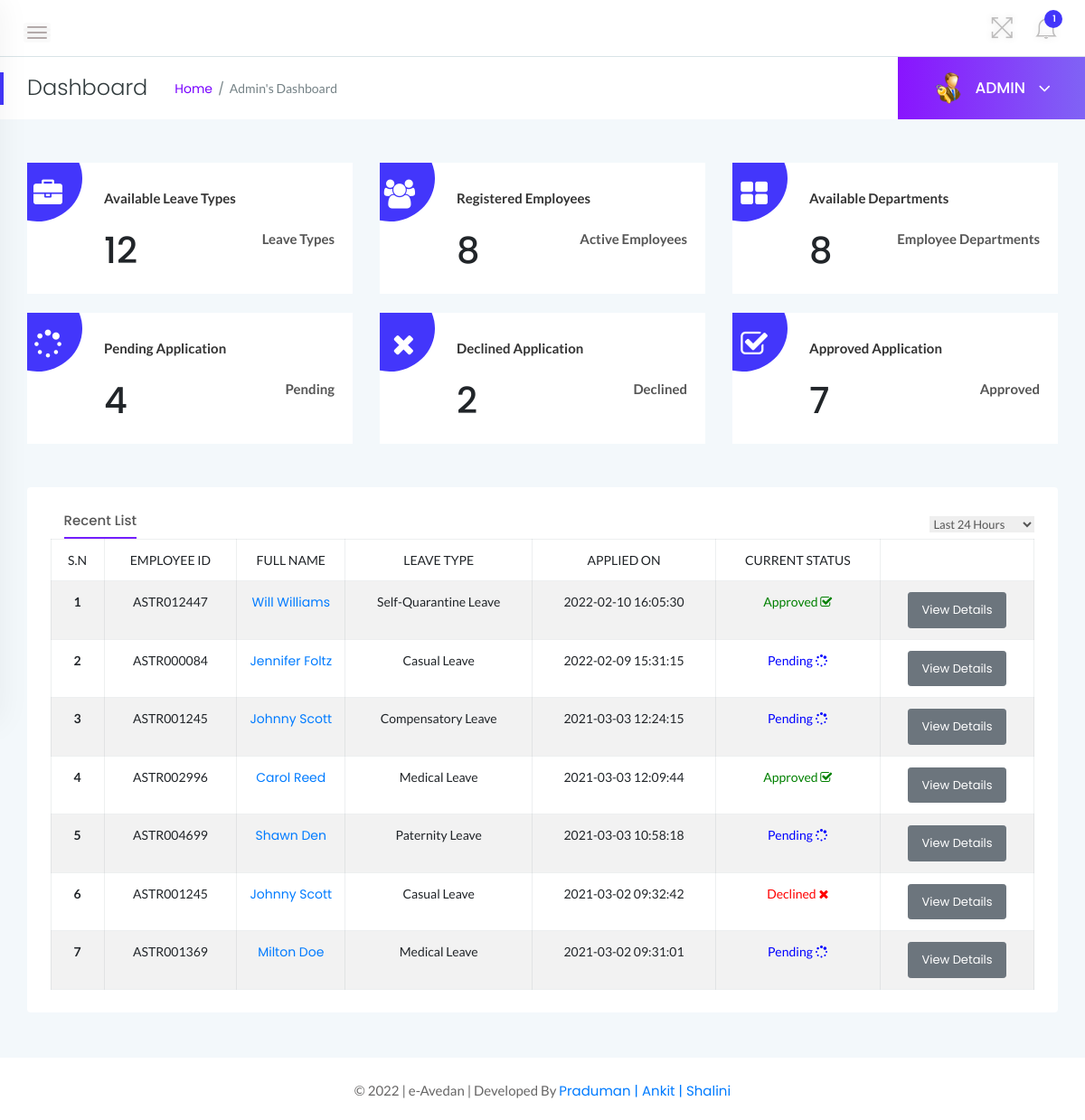
Screenshot of /admin/dashboard.php (signed in) with the database file from the repository.
### tables this page shows
CREATE TABLE `tblleaves` (
  `id` int(11) NOT NULL,
  `LeaveType` varchar(110) NOT NULL,
  `ToDate` varchar(120) NOT NULL,
  `FromDate` varchar(120) NOT NULL,
  `Description` mediumtext NOT NULL,
  `PostingDate` timestamp NOT NULL DEFAULT CURRENT_TIMESTAMP,
  `AdminRemark` mediumtext,
  `AdminRemarkDate` varchar(120) DEFAULT NULL,
  `Status` int(1) NOT NULL,
  `IsRead` int(1) NOT NULL,
  `empid` int(11) DEFAULT NULL
);

CREATE TABLE `tblemployees` (
  `id` int(11) NOT NULL,
  `EmpId` varchar(100) NOT NULL,
  `FirstName` varchar(150) NOT NULL,
  `LastName` varchar(150) NOT NULL,
  `EmailId` varchar(200) NOT NULL,
  `Password` varchar(180) NOT NULL,
  `Gender` varchar(100) NOT NULL,
  `Dob` varchar(100) NOT NULL,
  `Department` varchar(255) NOT NULL,
  `Address` varchar(255) NOT NULL,
  `City` varchar(200) NOT NULL,
  `Country` varchar(150) NOT NULL,
  `Phonenumber` char(11) NOT NULL,
  `Status` int(1) NOT NULL,
  `RegDate` timestamp NOT NULL DEFAULT CURRENT_TIMESTAMP
);

### admin/dashboard.php (the view, shortened to what this page needs)
<?php
    if(strlen($_SESSION['alogin'])==0){
        header('location:index.php');
    } else {
?>
<!doctype html>
<html class="no-js" lang="en">
<head>
    <link rel="stylesheet" href="../assets/css/bootstrap.min.css">
    <link rel="stylesheet" href="../assets/css/font-awesome.min.css">
    <link rel="stylesheet" href="../assets/css/themify-icons.css">
    <link rel="stylesheet" href="../assets/css/metisMenu.css">
    <link rel="stylesheet" href="../assets/css/owl.carousel.min.css">
    <link rel="stylesheet" href="../assets/css/slicknav.min.css">
    <link rel="stylesheet" href="https://www.amcharts.com/lib/3/plugins/export/export.css" type="text/css" media="all" />
    <link rel="stylesheet" href="../assets/css/typography.css">
    <link rel="stylesheet" href="../assets/css/default-css.css">
    <link rel="stylesheet" href="../assets/css/styles.css">
    <link rel="stylesheet" href="../assets/css/responsive.css">
</head>
<body>
    <div class="page-container">
        <div class="main-content">
            <div class="header-area">
                <div class="row align-items-center">
                    <div class="col-md-6 col-sm-8 clearfix">
                        <div class="nav-btn pull-left">
                            <span></span>
                            <span></span>
                            <span></span>
                        </div>
                    </div>
                    <div class="col-md-6 col-sm-4 clearfix">
                        <ul class="notification-area pull-right">
                            <li id="full-view"><i class="ti-fullscreen"></i></li>
                            <?php include '../includes/admin-notification.php'?>
                        </ul>
                    </div>
                </div>
            </div>
            <div class="page-title-area">
                <div class="row align-items-center">
                    <div class="col-sm-6">
                        <div class="breadcrumbs-area clearfix">
                            <h4 class="page-title pull-left">Dashboard</h4>
                            <ul class="breadcrumbs pull-left">
                                <li><a href="dashboard.php">Home</a></li>
                                <li><span>Admin's Dashboard</span></li>
                            </ul>
                        </div>
                    </div>
                    <div class="col-sm-6 clearfix">
                        <div class="user-profile pull-right">
                            <img class="avatar user-thumb" src="../assets/images/admin.png" alt="avatar">
                            <h4 class="user-name dropdown-toggle" data-toggle="dropdown">ADMIN <i class="fa fa-angle-down"></i></h4>
                        </div>
                    </div>
                </div>
            </div>
            <div class="main-content-inner">
                <div class="sales-report-area mt-5 mb-5">
                    <div class="row">
                        <div class="col-md-4">
                            <div class="single-report mb-xs-30">
                                <div class="s-report-inner pr--20 pt--30 mb-3">
                                    <div class="icon"><i class="fa fa-briefcase"></i></div>
                                    <div class="s-report-title d-flex justify-content-between">
                                        <h4 class="header-title mb-0">Available Leave Types</h4>
                                    </div>
                                    <div class="d-flex justify-content-between pb-2">
                                        <h1><?php include 'counters/leavetype-counter.php'?></h1>
                                        <span>Leave Types</span>
                                    </div>
                                </div>
                            </div>
                        </div>
                        <div class="col-md-4">
                            <div class="single-report mb-xs-30">
                                <div class="s-report-inner pr--20 pt--30 mb-3">
                                    <div class="icon"><i class="fa fa-users"></i></div>
                                    <div class="s-report-title d-flex justify-content-between">
                                        <h4 class="header-title mb-0">Registered Employees</h4>
                                    </div>
                                    <div class="d-flex justify-content-between pb-2">
                                        <h1><?php include 'counters/emp-counter.php'?></h1>
                                        <span>Active Employees</span>
                                    </div>
                                </div>
                            </div>
                        </div>
                        <div class="col-md-4">
                            <div class="single-report">
                                <div class="s-report-inner pr--20 pt--30 mb-3">
                                    <div class="icon"><i class="fa fa-th-large"></i></div>
                                    <div class="s-report-title d-flex justify-content-between">
                                        <h4 class="header-title mb-0">Available Departments</h4>
                                    </div>
                                    <div class="d-flex justify-content-between pb-2">
                                        <h1><?php include 'counters/dept-counter.php'?></h1>
                                        <span>Employee Departments</span>
                                    </div>
                                </div>
                            </div>
                        </div>
                    </div>
                    <br>
                    <div class="row">
                        <div class="col-md-4">
                            <div class="single-report mb-xs-30">
                                <div class="s-report-inner pr--20 pt--30 mb-3">
                                    <div class="icon"><i class="fa fa-spinner"></i></div>
                                    <div class="s-report-title d-flex justify-content-between">
                                        <h4 class="header-title mb-0">Pending Application</h4>
                                    </div>
                                    <div class="d-flex justify-content-between pb-2">
                                        <h1><?php include 'counters/pendingapp-counter.php'?></h1>
                                        <span>Pending</span>
                                    </div>
                                </div>
                            </div>
                        </div>
                        <div class="col-md-4">
                            <div class="single-report mb-xs-30">
                                <div class="s-report-inner pr--20 pt--30 mb-3">
                                    <div class="icon"><i class="fa fa-times"></i></div>
                                    <div class="s-report-title d-flex justify-content-between">
                                        <h4 class="header-title mb-0">Declined Application</h4>
                                    </div>
                                    <div class="d-flex justify-content-between pb-2">
                                        <h1><?php include 'counters/declineapp-counter.php'?></h1>
                                        <span>Declined</span>
                                    </div>
                                </div>
                            </div>
                        </div>
                        <div class="col-md-4">
                            <div class="single-report">
                                <div class="s-report-inner pr--20 pt--30 mb-3">
                                    <div class="icon"><i class="fa fa-check-square-o"></i></div>
                                    <div class="s-report-title d-flex justify-content-between">
                                        <h4 class="header-title mb-0">Approved Application</h4>
                                    </div>
                                    <div class="d-flex justify-content-between pb-2">
                                        <h1><?php include 'counters/approvedapp-counter.php'?></h1>
                                        <span>Approved</span>
                                    </div>
                                </div>
                            </div>
                        </div>
                    </div>
                </div>
                <div class="row">
                    <div class="col-12">
                        <div class="card">
                            <div class="card-body">
							<div class="d-sm-flex justify-content-between align-items-center">
                                    <div class="trd-history-tabs">
                                        <ul class="nav" role="tablist">
                                            <li>
                                                <a class="active" data-toggle="tab" href="dashboard.php" role="tab">Recent List</a>
                                            </li>
                                        </ul>
                                    </div>
                                    <select class="custome-select border-0 pr-3">
                                        <option selected>Last 24 Hours</option>
                                    </select>
                                </div>
                                        <div class="single-table">
                                            <div class="table-responsive">
                                                <table class="table table-hover table-bordered table-striped progress-table text-center">
                                                <thead class="text-uppercase">
                                                <tr>
                                                        <td>S.N</td>
                                                        <td>Employee ID</td>
                                                        <td width="120">Full Name</td>
                                                        <td>Leave Type</td>
                                                        <td>Applied On</td>
                                                        <td>Current Status</td>
                                                        <td></td>
                                                    </tr>
                                                </thead>
                                                <tbody>
                                                <?php
                                                    $sql = "SELECT tblleaves.id as lid,tblemployees.FirstName,tblemployees.LastName,tblemployees.EmpId,tblemployees.id,tblleaves.LeaveType,tblleaves.PostingDate,tblleaves.Status from tblleaves join tblemployees on tblleaves.empid=tblemployees.id order by lid desc limit 7";
                                                    $query = $dbh -> prepare($sql);
                                                    $query->execute();
                                                    $results=$query->fetchAll(PDO::FETCH_OBJ);
                                                    $cnt=1;
                                                    if($query->rowCount() > 0){
                                                    foreach($results as $result)
                                                    {
                                                ?>
                                        <tr>
                                            <td> <b><?php echo htmlentities($cnt);?></b></td>
                                            <td><?php echo htmlentities($result->EmpId);?></td>
                                            <td><a href="update-employee.php?empid=<?php echo htmlentities($result->id);?>" target="_blank"><?php echo htmlentities($result->FirstName." ".$result->LastName);?></a></td>
                                            <td><?php echo htmlentities($result->LeaveType);?></td>
                                            <td><?php echo htmlentities($result->PostingDate);?></td>
                                            <td><?php $stats=$result->Status;
                                            if($stats==1){
                                             ?>
                                                 <span style="color: green">Approved <i class="fa fa-check-square-o"></i></span>
                                                 <?php } if($stats==2)  { ?>
                                                <span style="color: red">Declined <i class="fa fa-times"></i></span>
                                                 <?php } if($stats==0)  { ?>
                                            <span style="color: blue">Pending <i class="fa fa-spinner"></i></span>
                                            <?php } ?>
                                             </td>
                                            <td><a href="employeeLeave-details.php?leaveid=<?php echo htmlentities($result->lid);?>" class="btn btn-secondary btn-sm">View Details</a></td>
                                            </tr>
                                                <?php $cnt++;} }?>
                                            </tbody>
                                                </table>
                                            </div>
                                        </div>
                                        </div>
                        </div>
                    </div>
                </div>
                </div>
            </div>
            <?php include '../includes/footer.php' ?>
        </div>
</body>
</html>
<?php } ?>

### rows the page displays
tblleaves: tblemployees.EmpId "ASTR012447", tblemployees.FirstName+LastName "Will Williams", LeaveType "Self-Quarantine Leave", PostingDate "2022-02-10 16:05:30", Status "Approved"
tblleaves: tblemployees.EmpId "ASTR000084", tblemployees.FirstName+LastName "Jennifer Foltz", LeaveType "Casual Leave", PostingDate "2022-02-09 15:31:15", Status "Pending"
tblleaves: tblemployees.EmpId "ASTR001245", tblemployees.FirstName+LastName "Johnny Scott", LeaveType "Compensatory Leave", PostingDate "2021-03-03 12:24:15", Status "Pending"
tblleaves: tblemployees.EmpId "ASTR002996", tblemployees.FirstName+LastName "Carol Reed", LeaveType "Medical Leave", PostingDate "2021-03-03 12:09:44", Status "Approved"
tblleaves: tblemployees.EmpId "ASTR004699", tblemployees.FirstName+LastName "Shawn Den", LeaveType "Paternity Leave", PostingDate "2021-03-03 10:58:18", Status "Pending"
tblleaves: tblemployees.EmpId "ASTR001245", tblemployees.FirstName+LastName "Johnny Scott", LeaveType "Casual Leave", PostingDate "2021-03-02 09:32:42", Status "Declined"
tblleaves: tblemployees.EmpId "ASTR001369", tblemployees.FirstName+LastName "Milton Doe", LeaveType "Medical Leave", PostingDate "2021-03-02 09:31:01", Status "Pending"

### other values shown
$unreadcount "1"
$leavtypcount "12"
$empcount "8"
$dptcount "8"
$leavtypcount "4"
$leavtypcount "2"
$leavtypcount "7"
